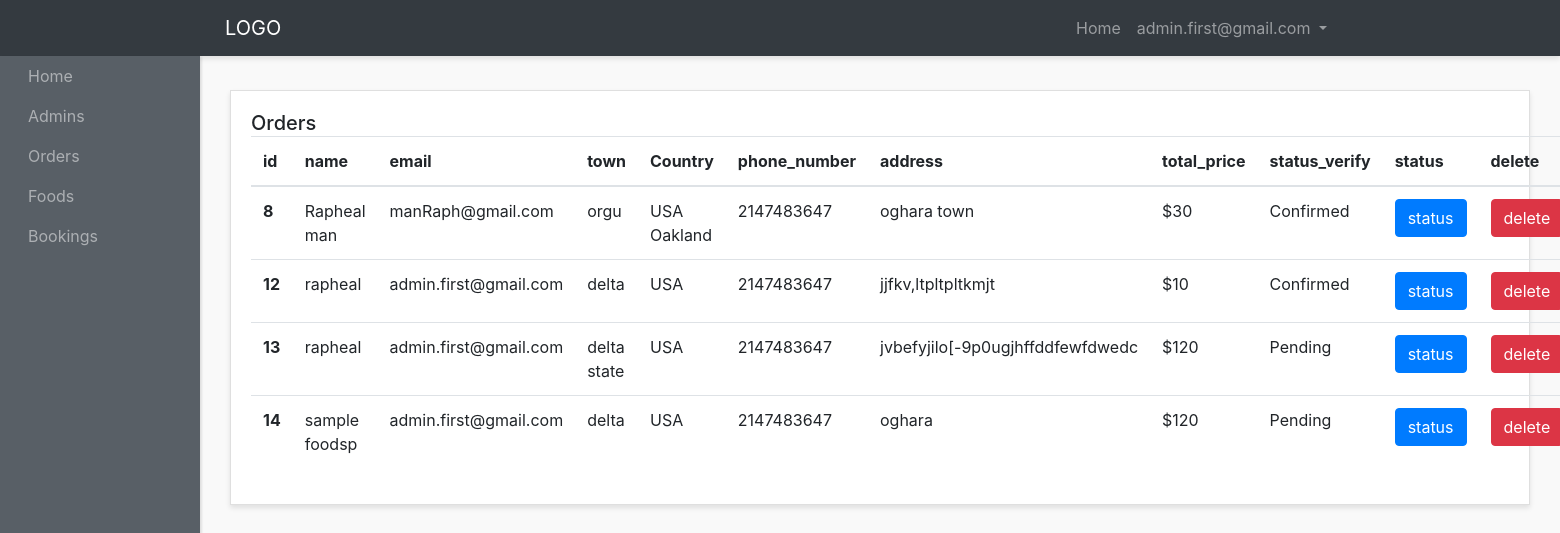
The page /admin-panel/orders-admins/show-orders.php (signed in) on the database its author committed.
### tables this page shows
CREATE TABLE `orders` (
  `id` int(10) NOT NULL,
  `name` varchar(200) NOT NULL,
  `email` varchar(200) NOT NULL,
  `Town` varchar(200) NOT NULL,
  `Country` varchar(200) NOT NULL,
  `Zipcode` int(20) NOT NULL,
  `Phone_number` int(50) NOT NULL,
  `Address` text NOT NULL,
  `total_price` varchar(10) NOT NULL,
  `user_id` int(10) NOT NULL,
  `status` varchar(200) NOT NULL DEFAULT 'Pending',
  `created_id` timestamp NOT NULL DEFAULT current_timestamp()
);

### libs/App.php (called while the page is built, shortened)
<?php
    class App {
        public $host = HOST;
        public $dbname = DBNAME;
        public $user = USER;
        public $pass = PASS;
        public $link;
        public function connect() {
            $this->link = new PDO("mysql:host=".$this->host."; dbname=".$this->dbname."",$this->user, $this->pass);
        }
         public function selectAll($query) {
            $rows = $this->link->prepare($query);
            $rows->execute();
            $allrows = $rows->fetchAll(PDO::FETCH_OBJ);
            if($allrows) {
                return $allrows;
            } else {
                return false;
            }
        }
    }
?>

### admin-panel/orders-admins/show-orders.php (the view, shortened to what this page needs)
<?php require "../../libs/App.php";?>
<?php require "../layouts/header.php";?>
<?php
    $query = "SELECT * FROM orders";
    $app = new App;
    $app->validateSessionAdminInside();
    $orders = $app->selectAll($query);
?>
      <div class="row">
        <div class="col">
          <div class="card">
            <div class="card-body">
              <h5 class="card-title mb-4 d-inline">Orders</h5>
              <table class="table">
                <thead>
                  <tr>
                    <th scope="col">id</th>
                    <th scope="col">name</th>
                    <th scope="col">email</th>
                    <th scope="col">town</th>
                    <th scope="col">Country</th>
                    <th scope="col">phone_number</th>
                    <th scope="col">address</th>
                    <th scope="col">total_price</th>
                    <th scope="col">status_verify</th>
                    <th scope="col">status</th>
                    <th scope="col">delete</th>
                  </tr>
                </thead>
                <tbody>
                  <?php foreach($orders as $order) : ?>
                      <tr>
                        <th scope="row"><?php echo $order->id; ?></th>
                         <td><?php echo $order->name; ?></td>
                         <td><?php echo $order->email; ?></td>
                         <td><?php echo $order->Town; ?></td>
                         <td><?php echo $order->Country; ?></td>
                         <td><?php echo $order->Phone_number; ?></td>
                         <td><?php echo $order->Address; ?> </td>
                         <td>$<?php echo $order->total_price; ?></td>
                         <td><?php echo $order->status; ?></td>
                         <td><a href="status.php?id=<?php echo $order->id; ?>" class="btn btn-primary  text-center ">status</a></td>
                         <td><a href="delete-orders.php?id=<?php echo $order->id; ?>" class="btn btn-danger  text-center ">delete</a></td>
                      </tr>
                  <?php endforeach; ?>
                </tbody>
              </table>
            </div>
          </div>
        </div>
      </div>

### admin-panel/styles/style.css (style rules this page uses)
body { background:#f9f9f9; }
.card { margin-bottom: 15px; border-radius:0; box-shadow: 0 3px 5px rgba(0,0,0,.1); }

### rows shown on the page
orders: id "8", name "Rapheal man", email "manRaph@gmail.com", Town "orgu", Country "USA Oakland", Phone_number "2147483647", Address "oghara town", total_price "30", status "Confirmed"
orders: id "12", name "rapheal", email "admin.first@gmail.com", Town "delta", Country "USA", Phone_number "2147483647", Address "jjfkv,ltpltpltkmjt", total_price "10", status "Confirmed"
orders: id "13", name "rapheal", email "admin.first@gmail.com", Town "delta state", Country "USA", Phone_number "2147483647", Address "jvbefyjilo[-9p0ugjhffddfewfdwedc", total_price "120", status "Pending"
orders: id "14", name "sample foodsp", email "admin.first@gmail.com", Town "delta", Country "USA", Phone_number "2147483647", Address "oghara", total_price "120", status "Pending"

### other values the page prints
$_SESSION['email'] "admin.first@gmail.com"
